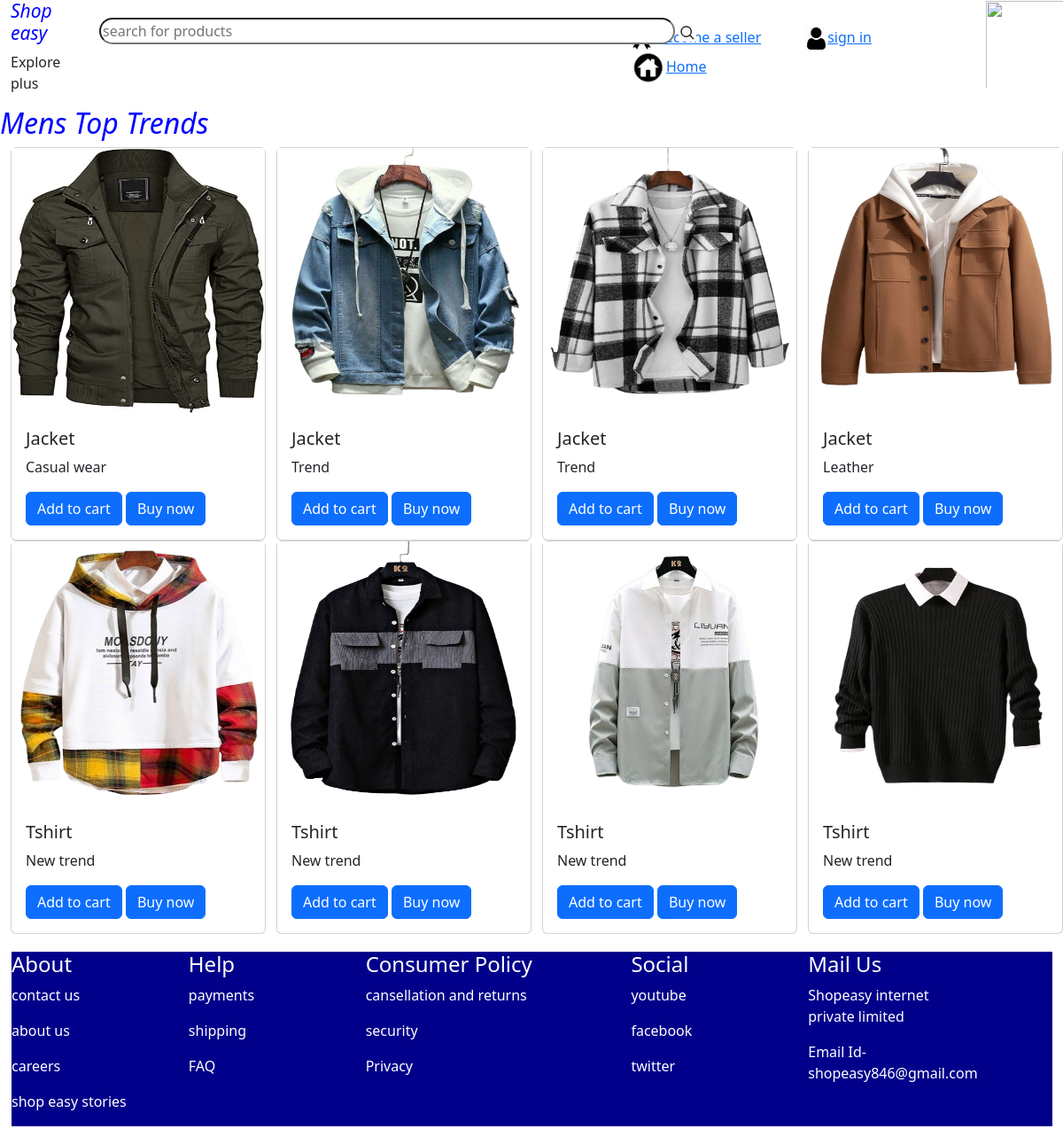
The app's page /toptrends/ with its own data.
### seller/models.py (models this page shows, shortened)
class Product(models.Model):
    product=models.TextField(db_column='product',null=True)
    description=models.TextField(db_column='description',null=True)
    image=models.ImageField(upload_to='products',db_column='image',null=True)
    stock=models.TextField(db_column='stock',null=True)
    category=models.ForeignKey(Category,on_delete=models.CASCADE,null=True)
    quantity=models.PositiveIntegerField(db_column='quantity',null=True)
    price=models.PositiveIntegerField(db_column='price',null=True)

### customer/views.py (the view)
# urls.py: path('toptrends/',views.toptrends,name='toptrends'),
def toptrends(request):
    cat=Category.objects.get(name='Trend')
    ph=Product.objects.filter(category=cat)
    return render(request,'customer/toptrends.html',{'product':ph})

### customer/templates/customer/toptrends.html (shortened to what this page needs)
{% load static %}
<!DOCTYPE html>
<html lang="en">
<head>
    <link rel="stylesheet" href="">
    <link href="https://cdn.jsdelivr.net/npm/bootstrap@5.3.2/dist/css/bootstrap.min.css" rel="stylesheet">
</head>
<body>
<div class="container-fluid" >
  <div class="row nav-col-2">
    <div class="col-1 " >
            <h3>Shop easy</h3>
             <p>Explore plus</p>
    </div>
    <div class="col-6">
        <div class="box1" >
            <input class="box"  type="text"name=""id=""placeholder="search for products ">
            <img src="{% static 'images/search1.jpg' %}" alt="">
            </div>
    </div>
    <div class="col-4 icon-3" >
      <a href="{% url 'seller:sellerhome' %}"> become a seller</a> <a href="{% url 'customer:signup' %}"> <img src="{% static 'images/icon7.jpg' %}" alt="">sign in</a><a href="{% url 'customer:home' %}"><img class="i8" src="{% static 'images/icon8.jpg' %}" alt="">Home</a>
    </div>
    <div class="col-1">
        <img src="{% static 'images/icon10.jpg' %}" alt="">
    </div>
    </div>
</div>
    <h2>Mens Top Trends</h2>
<div class="container-fluid">
   <div class="row">
    {% for i in product %}
      <div class="col-2">
        <div class="card " style="width: 18rem;">
            <img class="gd" src="{{i.image.url}}" class="card-img-top" alt="...">
            <div class="card-body">
              <h5 class="card-title">{{i.product}}</h5>
              <p class="card-text">{{i.description}}</p>
              <form action="{% url 'customer:add_to_cart' i.id %}" method="post">
                <button type="submit" class="btn btn-primary">Add to cart</button>
                <a href="{% url 'customer:pay' %}" class="btn btn-primary ">Buy now</a>
            </form>
            </div>
         </div>
      </div>
      <div class="col-1"></div>
      {% endfor %}
   </div>
   <div class="footer">
   <div class="row">
   <div class="col-2">
    <h4>About</h4>
    <p>contact us</p>
    <p>about us</p>
    <p>careers</p>
    <p>shop easy stories</p>
  </div>
  <div class="col-2">
    <h4>Help</h4>
    <p>payments</p>
    <p>shipping</p>
    <p>FAQ</p>
  </div>
  <div class="col-3">
    <h4>Consumer Policy</h4>
    <p>cansellation and returns</p>
    <p>security</p>
    <p>Privacy</p>
  </div>
  <div class="col-2">
  <h4>Social</h4>
  <p>youtube</p>
  <p>facebook</p>
  <p>twitter</p>
  </div>
  <div class="col-2">
    <h4>Mail Us</h4>
    <p>Shopeasy internet private limited</p>
    <p>Email Id-shopeasy846@gmail.com</p>
  </div>
</div>
</div>
</div>

### customer/templates/customer/toptrends.html (style rules this page uses)
.nav-col-2 { height: 100px; }
h3 { font-size: 21px; color: blue; font-style: italic; }
p { padding-top: 0px; }
.box { height: 30px; width: 650px; border-radius: 15px; font-size: medium; }
.box1 { position: absolute; }
.box1 { padding-top: 20px; }
.icon-3 { padding-top: 30px; }
.col-1 img { height: 100px; width: 100px; padding: 1px; }
h2 { color: blue; font-style: italic; }
.gd { height: 300px; }
.row { margin-bottom: 20px; }
.footer { background-color: darkblue; color: white; border-left: 1px solid white; }
.i8 { height: 40px; width: 40px; }

### records on screen
Product: image (picture), product "Jacket", description "Casual wear"
Product: image (picture), product "Jacket", description "Trend"
Product: image (picture), product "Jacket", description "Trend"
Product: image (picture), product "Jacket", description "Leather"
Product: image (picture), product "Tshirt", description "New trend"
Product: image (picture), product "Tshirt", description "New trend"
Product: image (picture), product "Tshirt", description "New trend"
Product: image (picture), product "Tshirt", description "New trend"
